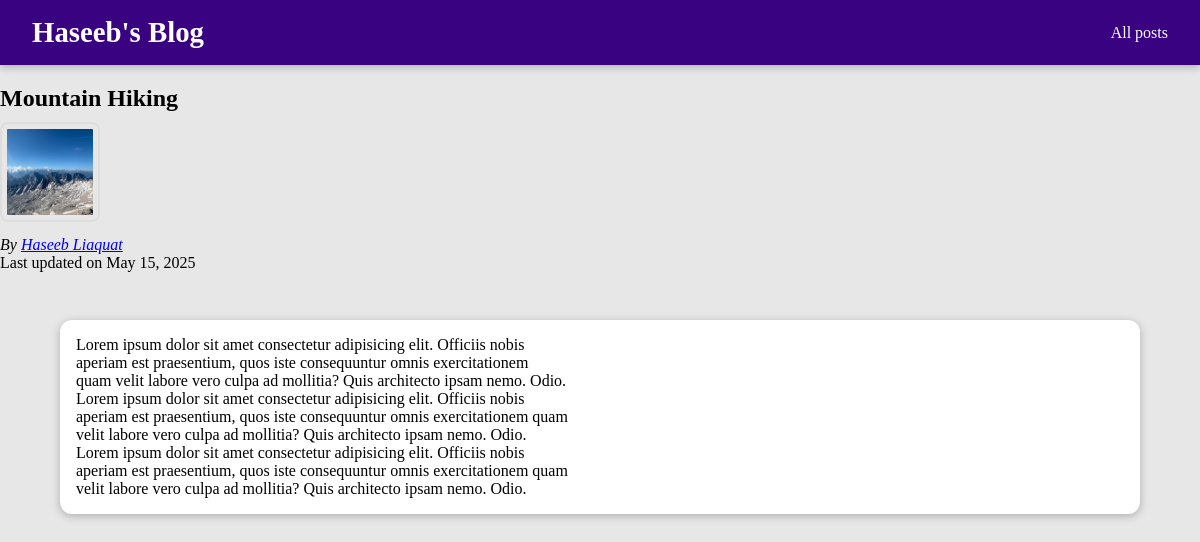
The page /posts/hike-in-the-mountains on the database its author committed.
### blog/models.py (models this page shows)
class Post(models.Model):
    title=models.CharField(max_length=100)
    excerpt=models.CharField(max_length=150)
    image=models.CharField(max_length=50)
    date=models.DateField(auto_now=True )
    slug=models.SlugField(unique=True)
    content=models.TextField(validators=[MinLengthValidator(10)])
    author=models.ForeignKey(Author ,  on_delete=models.SET_NULL , null=True ,  related_name="posts")
    tags=models.ManyToManyField(Tag)

class Author(models.Model):
    first_name=models.CharField(max_length=50)
    last_name=models.CharField( max_length=50)
    email_address=models.EmailField(max_length=254)
    def full_name(self):
        return f"{self.first_name} {self.last_name}"
    def __str__(self):
        return self.full_name()

### blog/views.py (the view)
# urls.py: path("posts/<slug:slug>" , views.single_post , name="single-post")
def single_post(request , slug):
    identified_post=get_object_or_404(Post , slug=slug)
    return render(request , "blog/single-post.html" ,{
        "post": identified_post ,
        "post_tags": identified_post.tags.all()
    })

### blog/templates/blog/single-post.html (shortened to what this page needs)
{% extends "base.html" %}
{% load static %}
{% block css_files %}
<link rel="stylesheet" href="{% static "blog/single.css" %}"/>
{% endblock  %}
{% block content  %}
<section id-"summary">
    <h2>{{post.title}}</h2>
    <article >
        <img class="post-image" src="{% static "blog/images/"|add:post.image %}" alt={{post.title}}/>
        <address>By <a href="mailto:{{post.author.email_address}}"> {{post.author}}</a></address>
        <div>Last updated on <time> {{post.date}} </time>
        </div>
    </article >
</section>
<main>
    {{post.content|linebreaks}}
</main>
{% endblock  %}

### blog/static/blog/single.css (style rules this page uses)
* { margin: 0; padding: 0; box-sizing: border-box; }
body { background-color: #e7e7e7; }
main { width: 90%; max-width: 90rem; margin: 3rem auto; background-color: white; padding: 1rem; border-radius: 12px; box-shadow: 0 2px 8px rgba(0, 0, 0, 0.25); }
.post-image { max-width: 100%; width: 100px; height: 100px; border: 2px solid #ddd; border-radius: 8px; padding: 5px; margin: 10px 0; }

### rows shown on the page
Post: title "Mountain Hiking", image (picture), author "Haseeb Liaquat", date "May 15, 2025", content "Lorem ipsum dolor sit amet consectetur adipisicing elit. Officiis nobis aperiam est praesentium, quos iste consequuntur omnis exercitationem quam velit labore vero culpa ad mollitia? Quis architecto ipsam nemo. Odio. Lorem ipsum dolor sit amet consectetur adipisicing elit. Officiis nobis aperiam est praesentium, quos iste consequuntur omnis exercitationem quam velit labore vero culpa ad mollitia? Quis architecto ipsam nemo. Odio. Lorem ipsum dolor sit amet consectetur adipisicing elit. Officiis nobis aperiam est praesentium, quos iste consequuntur omnis exercitationem quam velit labore vero culpa ad mollitia? Quis architecto ipsam nemo. Odio."
